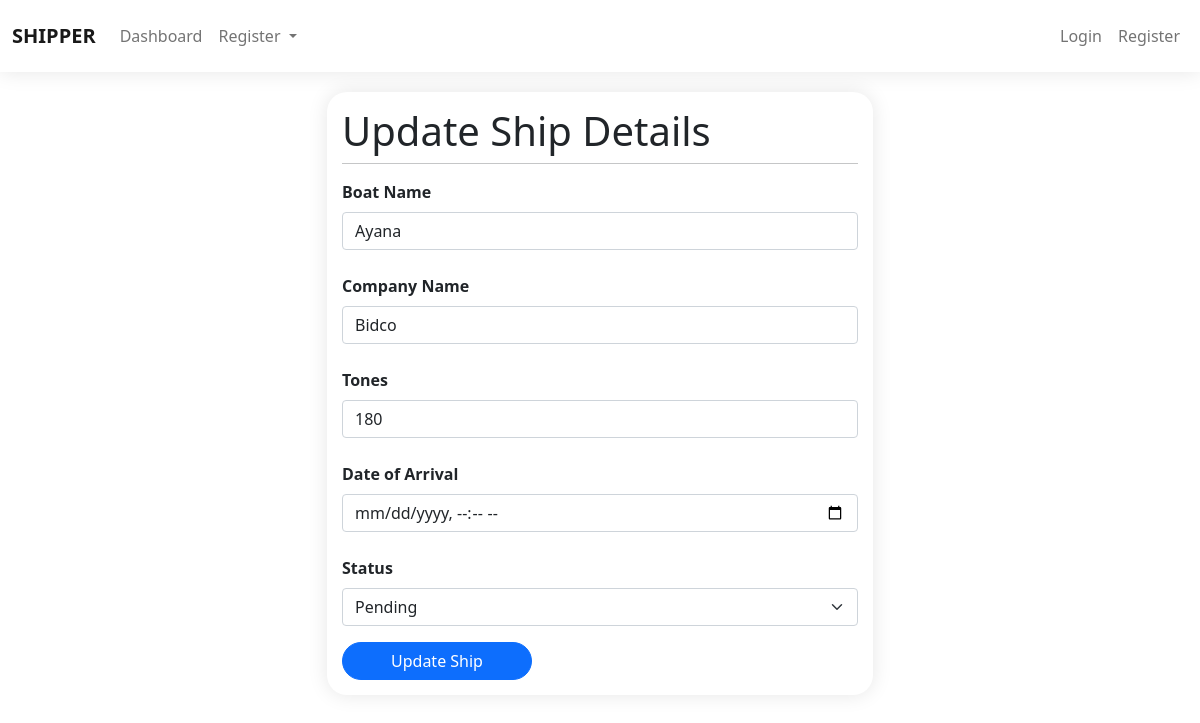
The page /ship/boat/edit/1/ on the database its author committed.
### ship/models.py (models this page shows, shortened)
class Boat(models.Model):
    CHOICES = (
        ('Pending', 'Pending'),
        ('Paid', 'Paid')
    )
    name = models.TextField(blank=True, null=True, max_length=200)
    company_name = models.CharField(max_length=200, blank=True, null=True)
    tone = models.IntegerField(blank=True, null=True)
    date_time= models.DateTimeField()
    status = models.CharField(max_length=10, choices=CHOICES, default='Pending')

### ship/views.py (the view)
# urls.py: path('boat/edit/<str:pk>/', editboat, name='editboat'),
def editboat(request, pk):
    boat = get_object_or_404(Boat, id=pk)
    boatform = CreateBoatForm(request.POST or None, request.FILES or None, instance=boat)
    if request.method == 'POST':
        if boatform.is_valid:
            boatform.save()
            messages.success(request, 'The boat has been updated successfully')
        else:
            messages.error(request, 'Updating the boat failed')
    context = {
        'page': 'boat-reg',
        'boatform': boatform
    }
    return render(request, template_name='admin_/shipment/editboat.html', context=context)

### ship/forms.py
class CreateBoatForm(forms.ModelForm):
    name = forms.CharField(
        widget=forms.TextInput(
            attrs={'class': 'form-control shadow-none', 'type': 'text', 'placeholder': 'Boat Name'}),
        label='Boat Name')
    company_name = forms.CharField(
        widget=forms.TextInput(
            attrs={'class': 'form-control shadow-none', 'type': 'text', 'placeholder': 'Company Name'}),
        label='Company Name')
    tone = forms.CharField(
        widget=forms.TextInput(
            attrs={'class': 'form-control shadow-none', 'type': 'text', 'placeholder': 'Tones'}),
        label='Tones')
    date_time = forms.CharField(
        widget=forms.TextInput(
            attrs={'class': 'form-control shadow-none', 'type': 'datetime-local', 'placeholder': 'Date of Arrival'}),
        label='Date of Arrival')
    class Meta:
        model = Boat
        fields = ['name', 'company_name', 'tone', 'date_time', 'status']
        widgets = {
            'status': forms.Select(attrs={'class': 'form-select shadow-none'}),
        }

### templates/admin_/shipment/editboat.html (shortened to what this page needs)
{% extends './../components/base.html' %}
{% load static %}
{% block content %}
  <div class="container">
    <div class="row">
      <div class="col-md-6 offset-md-3">
        <div class="form-holder">
          <h1>Update Ship Details</h1>
          <hr class="dropdown-divider">
          <form method="POST">
            {% for field in boatform %}
                <div class="mb-3">
                    <label for="{{ field.id_for_label }}" class="my-2"><strong>{{field.label}}</strong></label>
                    {{field}}
                </div>
            {% endfor %}
            <button type="submit" class="btn btn-primary rounded-pill px-5">Update Ship</button>
          </form>
        </div>
      </div>
    </div>
  </div>
{% endblock content %}

### static/css/style.css (style rules this page uses)
.form-holder, .common-card { border-radius: 20px; background: #fff; padding: 15px; box-shadow: 0px 0px 20px rgba(0, 0, 0, 0.1); margin-top: 20px; }

### rows shown on the page
Boat: boatform "Ayana" "Bidco" "180" "Pending"

### other values the page prints
{{ field.label }} "Boat Name" "Company Name" "Tones" "Date of Arrival" "Status"
